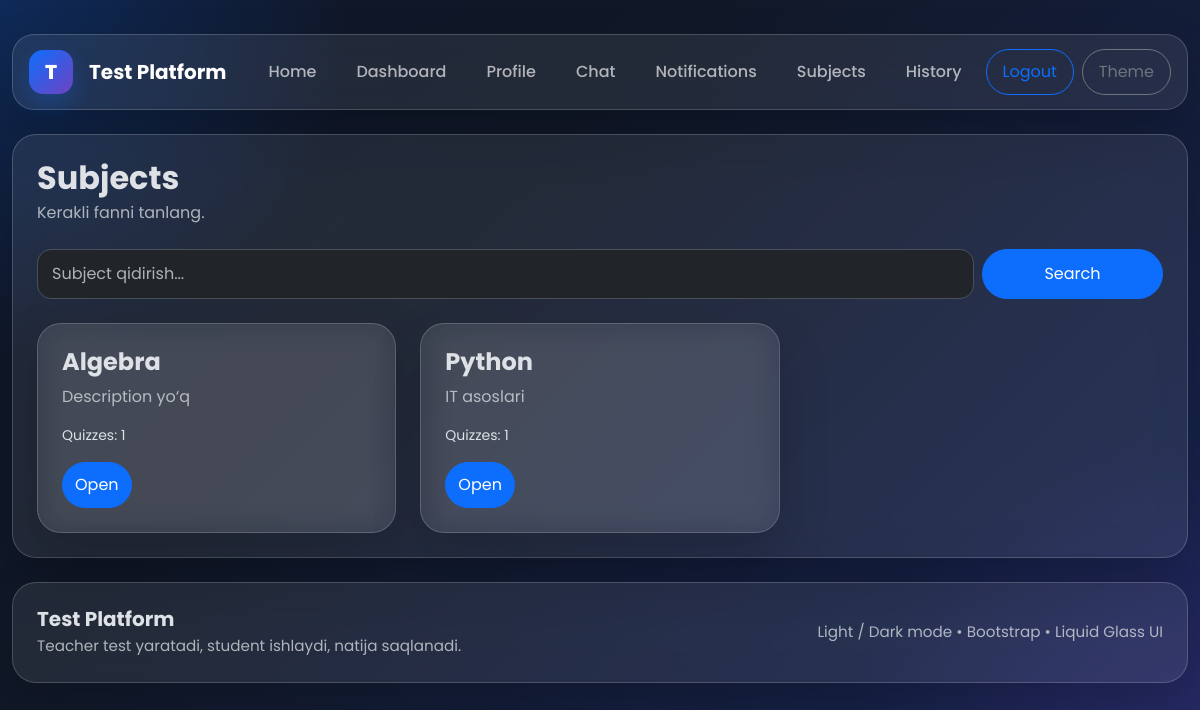
/quiz/subjects/ (signed in), run on the app's committed database.
### quiz/models.py (models this page shows, shortened)
class Subject(models.Model):
    name = models.CharField(max_length=255)
    description = models.TextField(blank=True, null=True)
    created_by = models.ForeignKey(
        settings.AUTH_USER_MODEL,
        on_delete=models.CASCADE,
        related_name='teacher_subjects'
    )
    created_at = models.DateTimeField(auto_now_add=True)
    class Meta:
        ordering = ['-created_at']

### quiz/views.py (the view)
    @login_required
    def wrapper(request, *args, **kwargs):
        if request.user.role != "student":
            messages.error(request, "Bu bo‘lim faqat student uchun.")
            return redirect("dashboard")
        return view_func(request, *args, **kwargs)

### quiz/views.py (called while the page is built)
def paginate_queryset(request, queryset, per_page=8):
    paginator = Paginator(queryset, per_page)
    page_number = request.GET.get("page")
    return paginator.get_page(page_number)

def student_required(view_func):
    @login_required
    def wrapper(request, *args, **kwargs):
        if request.user.role != "student":
            messages.error(request, "Bu bo‘lim faqat student uchun.")
            return redirect("dashboard")
        return view_func(request, *args, **kwargs)
    return wrapper

@student_required
def student_subject_list_view(request):
    q = request.GET.get("q", "").strip()
    subjects = Subject.objects.annotate(total_quizzes=Count("quizzes"))
    if q:
        subjects = subjects.filter(name__icontains=q)
    subjects = subjects.order_by("-created_at")
    page_obj = paginate_queryset(request, subjects, 6)
    return render(
        request,
        "quiz/student_subject_list.html",
        {
            "page_obj": page_obj,
            "q": q,
        },
    )

### templates/quiz/student_subject_list.html (shortened to what this page needs)
{% extends 'base.html' %}
{% block content %}
<div class="glass main-card p-4">
    <div class="d-flex justify-content-between align-items-center mb-4 flex-wrap gap-2">
        <div>
            <h2 class="fw-bold mb-1">Subjects</h2>
            <div class="opacity-75">Kerakli fanni tanlang.</div>
        </div>
    </div>
    <form method="get" class="row g-2 mb-4">
    <div class="col-md-10">
        <input type="text" name="q" value="{{ q }}" class="form-control" placeholder="Subject qidirish...">
    </div>
    <div class="col-md-2 d-grid">
        <button class="btn btn-primary rounded-pill">Search</button>
    </div>
</form>
    <div class="row g-4">
        {% for subject in page_obj %}
            <div class="col-lg-4 col-md-6">
                <div class="glass main-card p-4 h-100">
                    <h4 class="fw-bold">{{ subject.name }}</h4>
                    <p class="opacity-75">
                        {{ subject.description|default:"Description yo‘q" }}
                    </p>
                    <div class="small mb-3">Quizzes: {{ subject.total_quizzes }}</div>
                    <a href="{% url 'student_quiz_list' subject.id %}" class="btn btn-primary rounded-pill">
                        Open
                    </a>
                </div>
            </div>
        {% empty %}
            <div class="col-12">
                <div class="alert alert-info rounded-4">Subject topilmadi.</div>
            </div>
        {% endfor %}
    </div>
</div>
{% endblock %}

### templates/base.html (style rules this page uses)
:root { --glass-bg: rgba(255, 255, 255, 0.08); --glass-bg-strong: rgba(255, 255, 255, 0.12); --glass-border: rgba(255, 255, 255, 0.18); --glass-shadow: 0 20px 50px rgba(0, 0, 0, 0.18); --dark-bg-1: #0f172a; --dark-bg-2: #111827; --dark-bg-3: #172554; --light-bg-1: #f5f7ff; --light-bg-2: #eef3ff; --light-bg-3: #f9fbff; }
* { box-sizing: border-box; }
html, body { min-height: 100%; }
body { font-family: 'Poppins', sans-serif; background: radial-gradient(circle at top left, rgba(13, 110, 253, 0.22), transparent 25%), radial-gradient(circle at bottom right, rgba(111, 66, 193, 0.22), transparent 25%), linear-gradient(135deg, var(--dark-bg-1), var(--dark-bg-2) 35%, var(--dark-bg-3) 100%); background-attachment: fixed; transition: background .25s ease, color .25s ease; }
.glass { background: var(--glass-bg); border: 1px solid var(--glass-border); backdrop-filter: blur(16px); -webkit-backdrop-filter: blur(16px); box-shadow: var(--glass-shadow); }
.main-card { border-radius: 24px; }
.form-control, .form-select { border-radius: 14px; padding: 12px 14px; }
.btn.rounded-pill { padding-top: 10px; padding-bottom: 10px; }

### data on the page
Subject: name "Algebra", description "Description yo‘q", total_quizzes "1"
Subject: name "Python", description "IT asoslari", total_quizzes "1"
